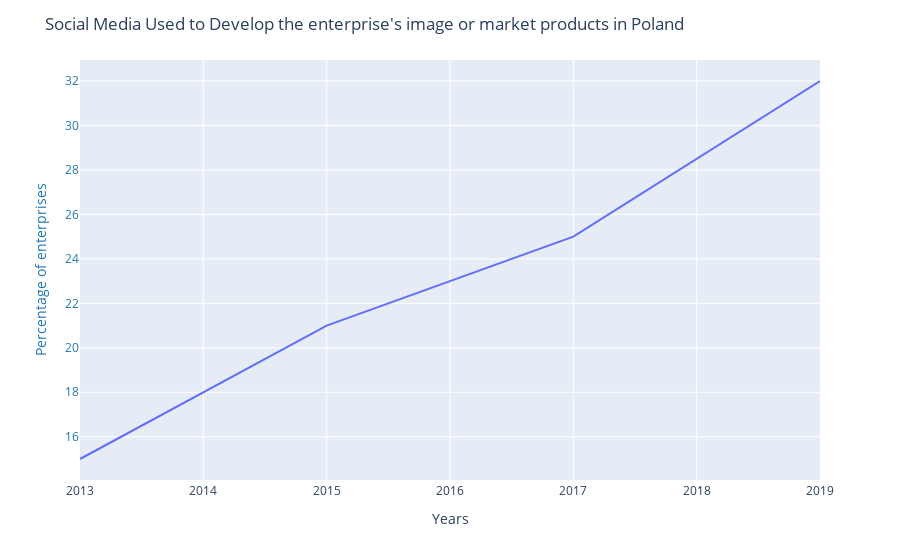

The notebook cell this image was saved under:
### Code cell
import plotly.express as px
fig1 = go.Figure()


fig1 = px.line(social_media_used_by_purpose_df_poland, x="TIME", y="Value")
fig1.update_layout(
    title="Social Media Used to Develop the enterprise's image or market products in Poland",
    yaxis=dict(
        title="Percentage of enterprises",
        titlefont=dict(
            color="#1f77b4"
        ),
        tickfont=dict(
            color="#1f77b4"
        ),
        side="left",
        overlaying="y"
    ),
    xaxis = dict(
      title = 'Years',
      showgrid = True,
      zeroline = True,
      showline = True,
      showticklabels = True,
      gridwidth = 1
   ),
)
fig1.show()

### Figure 1 — Plotly figure (JSON) as saved in the notebook; plotly's stock layout.template omitted (floating-point values rounded to 4 significant figures)
{"data": [{"hovertemplate": "TIME=%{x}<br>Value=%{y}<extra></extra>", "legendgroup": "", "line": {"color": "#636efa", "dash": "solid"}, "mode": "lines", "name": "", "orientation": "h", "showlegend": false, "type": "scatter", "x": [2013, 2015, 2017, 2019], "xaxis": "x", "y": ["15", "21", "25", "32"], "yaxis": "y"}], "layout": {"legend": {"tracegroupgap": 0}, "margin": {"t": 60}, "title": {"text": "Social Media Used to Develop the enterprise's image or market products in Poland"}, "xaxis": {"anchor": "y", "domain": [0, 1], "gridwidth": 1, "showgrid": true, "showline": true, "showticklabels": true, "title": {"text": "Years"}, "zeroline": true}, "yaxis": {"anchor": "x", "domain": [0, 1], "overlaying": "y", "side": "left", "tickfont": {"color": "#1f77b4"}, "title": {"font": {"color": "#1f77b4"}, "text": "Percentage of enterprises"}}}}
